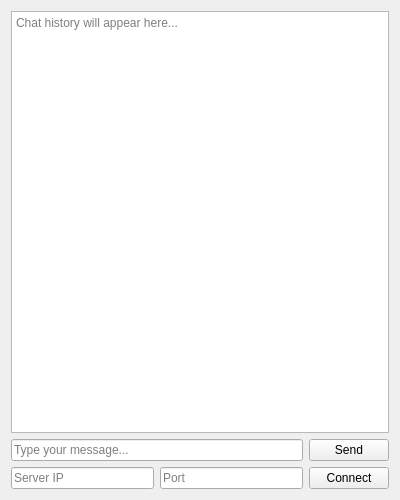
<?xml version="1.0" encoding="UTF-8"?>
<ui version="4.0">
 <class>ChatWindow</class>
 <widget class="QWidget" name="ChatWindow">
  <property name="geometry">
   <rect>
    <x>0</x>
    <y>0</y>
    <width>400</width>
    <height>500</height>
   </rect>
  </property>
  <property name="windowTitle">
   <string>Chat Application</string>
  </property>
  <layout class="QVBoxLayout" name="verticalLayout">
   <item>
    <widget class="QTextBrowser" name="chatHistory">
     <property name="placeholderText">
      <string>Chat history will appear here...</string>
     </property>
    </widget>
   </item>
   <item>
    <layout class="QHBoxLayout" name="horizontalLayout">
     <item>
      <widget class="QLineEdit" name="messageInput">
       <property name="placeholderText">
        <string>Type your message...</string>
       </property>
      </widget>
     </item>
     <item>
      <widget class="QPushButton" name="sendButton">
       <property name="text">
        <string>Send</string>
       </property>
      </widget>
     </item>
    </layout>
   </item>
   <item>
    <layout class="QHBoxLayout" name="connectionLayout">
     <item>
      <widget class="QLineEdit" name="serverIP">
       <property name="placeholderText">
        <string>Server IP</string>
       </property>
      </widget>
     </item>
     <item>
      <widget class="QLineEdit" name="serverPort">
       <property name="placeholderText">
        <string>Port</string>
       </property>
      </widget>
     </item>
     <item>
      <widget class="QPushButton" name="connectButton">
       <property name="text">
        <string>Connect</string>
       </property>
      </widget>
     </item>
    </layout>
   </item>
  </layout>
 </widget>
 <resources/>
 <connections/>
</ui>
